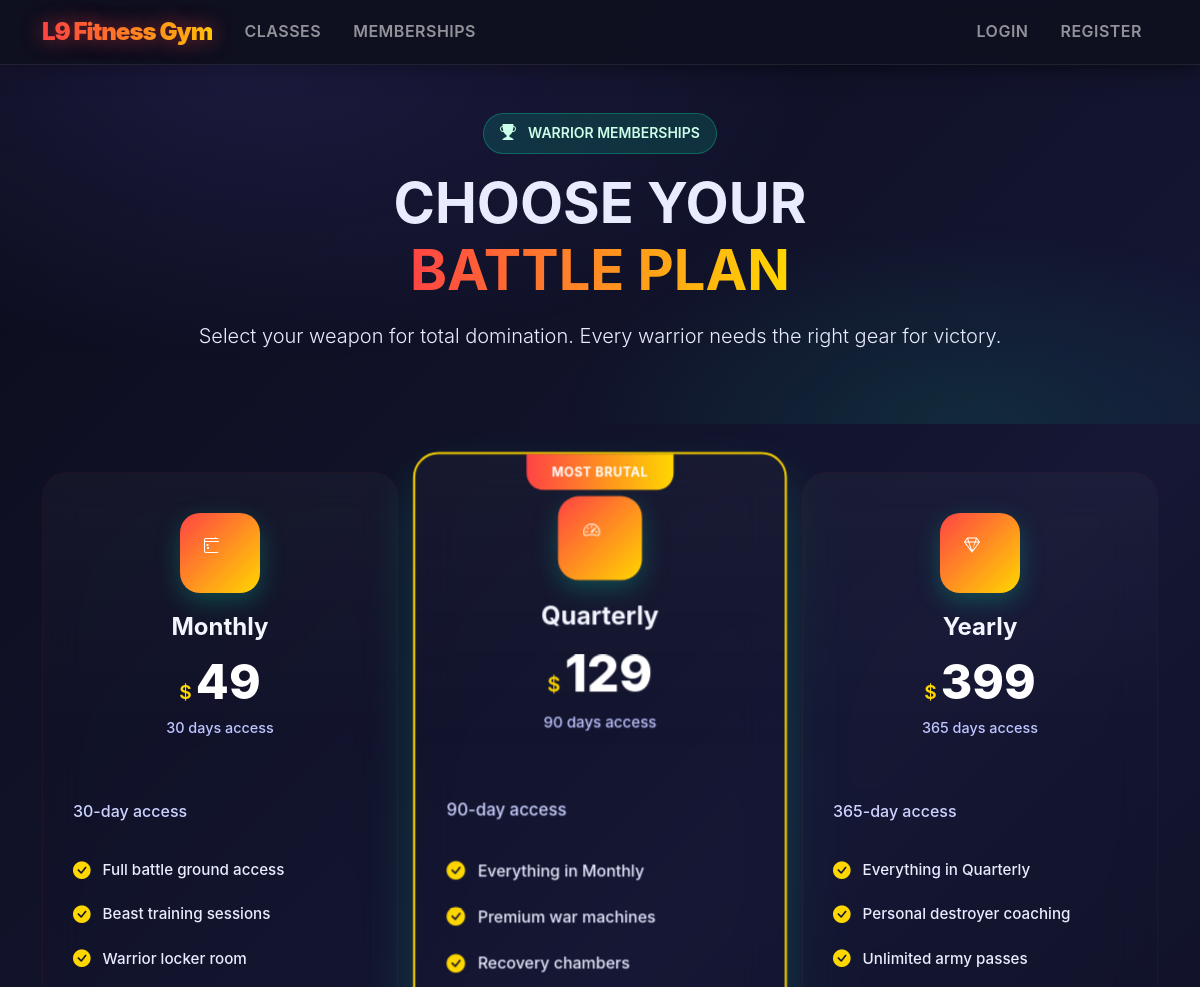
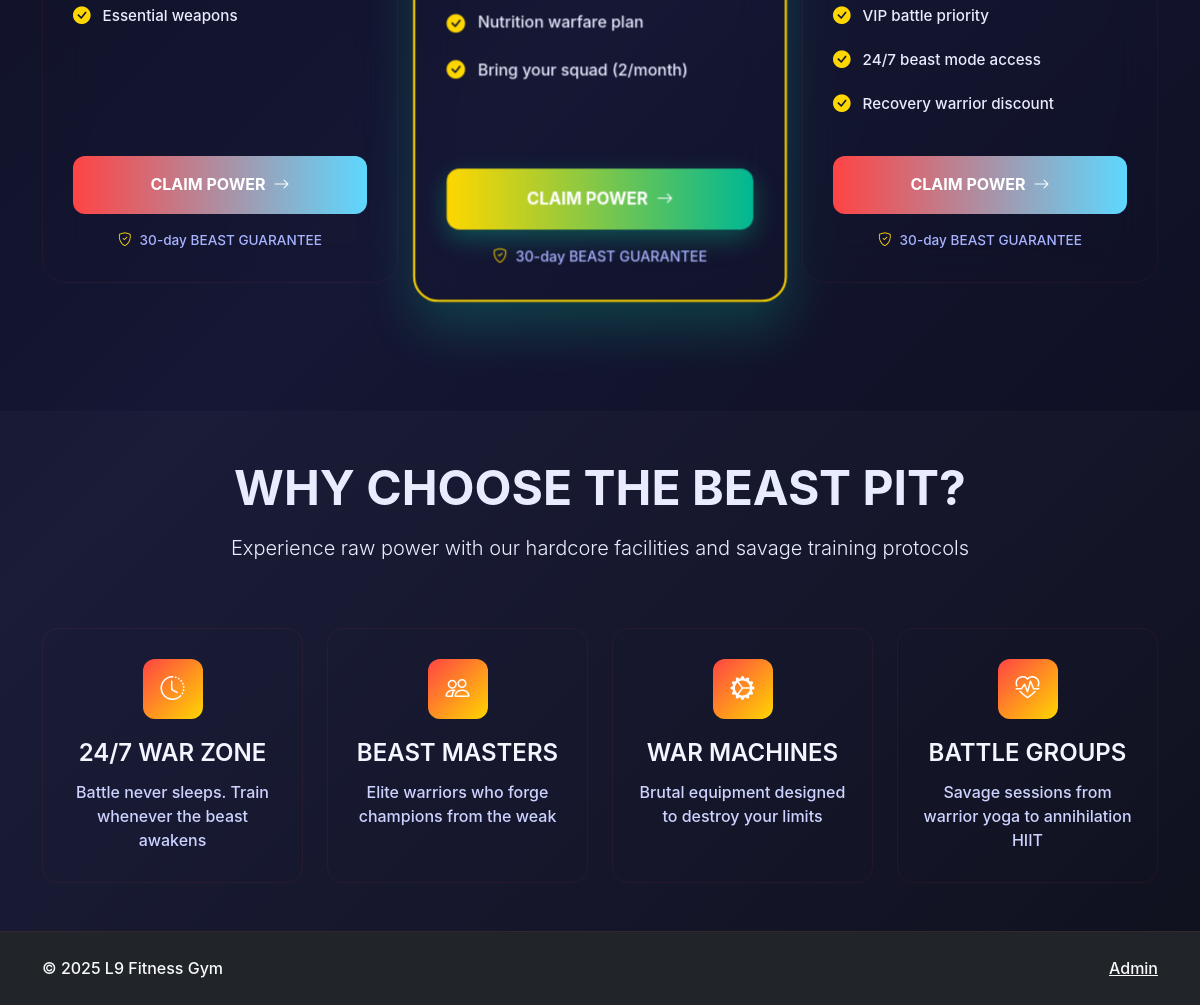
/public/memberships.php, run on the app's committed database (2 pictures, top to bottom).
### tables this page shows
CREATE TABLE membership_plans (
  id INT UNSIGNED PRIMARY KEY AUTO_INCREMENT,
  name VARCHAR(100) NOT NULL,
  description TEXT,
  duration_days SMALLINT UNSIGNED NOT NULL,  
  price DECIMAL(10,2) NOT NULL,
  is_active TINYINT(1) DEFAULT 1
);

### public/memberships.php (the view, shortened to what this page needs)
<?php include __DIR__ . '/../app/views/layouts/header.php'; ?>
<div class="membership-hero">
  <div class="container text-center py-5">
    <div class="hero-badge mb-3">
      WARRIOR MEMBERSHIPS
    </div>
    <h1 class="display-4 fw-bold mb-3">CHOOSE YOUR<br><span class="text-gradient">BATTLE PLAN</span></h1>
    <p class="lead mb-4">Select your weapon for total domination. Every warrior needs the right gear for victory.</p>
  </div>
</div>
<div class="container py-5">
  <?php $plans = $pdo->query('SELECT * FROM membership_plans WHERE is_active=1 ORDER BY price ASC')->fetchAll(); ?>
  <div class="row g-4 justify-content-center">
    <?php if(!empty($plans)): ?>
      <?php foreach($plans as $index => $p): ?>
        <div class="col-lg-4 col-md-6">
          <div class="membership-card <?php echo $index === 1 ? 'featured' : ''; ?>">
            <?php if($index === 1): ?>
              <div class="popular-badge">MOST BRUTAL</div>
            <?php endif; ?>
            <div class="card-header">
              <div class="plan-icon">
              </div>
              <h3 class="plan-name"><?php echo htmlspecialchars($p['name']); ?></h3>
              <div class="plan-price">
                <span class="currency">$</span>
                <span class="amount"><?php echo number_format($p['price'], 0); ?></span>
              </div>
              <div class="plan-duration"><?php echo (int)$p['duration_days']; ?> days access</div>
            </div>
            <div class="card-body">
              <p class="plan-description"><?php echo nl2br(htmlspecialchars($p['description'])); ?></p>
              <ul class="feature-list">
                <?php if($p['name'] === 'Monthly'): ?>
                  <li><i class="bi bi-check-circle-fill"></i> Full battle ground access</li>
                  <li><i class="bi bi-check-circle-fill"></i> Beast training sessions</li>
                  <li><i class="bi bi-check-circle-fill"></i> Warrior locker room</li>
                  <li><i class="bi bi-check-circle-fill"></i> Essential weapons</li>
                <?php elseif($p['name'] === 'Quarterly'): ?>
                  <li><i class="bi bi-check-circle-fill"></i> Everything in Monthly</li>
                  <li><i class="bi bi-check-circle-fill"></i> Premium war machines</li>
                  <li><i class="bi bi-check-circle-fill"></i> Recovery chambers</li>
                  <li><i class="bi bi-check-circle-fill"></i> Nutrition warfare plan</li>
                  <li><i class="bi bi-check-circle-fill"></i> Bring your squad (2/month)</li>
                <?php else: ?>
                  <li><i class="bi bi-check-circle-fill"></i> Everything in Quarterly</li>
                  <li><i class="bi bi-check-circle-fill"></i> Personal destroyer coaching</li>
                  <li><i class="bi bi-check-circle-fill"></i> Unlimited army passes</li>
                  <li><i class="bi bi-check-circle-fill"></i> VIP battle priority</li>
                  <li><i class="bi bi-check-circle-fill"></i> 24/7 beast mode access</li>
                  <li><i class="bi bi-check-circle-fill"></i> Recovery warrior discount</li>
                <?php endif; ?>
              </ul>
              <button class="btn-membership <?php echo $index === 1 ? 'btn-featured' : ''; ?>">
                <span class="btn-text">CLAIM POWER</span>
                <i class="bi bi-arrow-right"></i>
              </button>
              <div class="money-back">
                <i class="bi bi-shield-check"></i>
                30-day BEAST GUARANTEE
              </div>
            </div>
          </div>
        </div>
      <?php endforeach; ?>
    <?php endif; ?>
  </div>
</div>
<div class="benefits-section">
  <div class="container py-5">
    <div class="row text-center mb-5">
      <div class="col-12">
        <h2 class="display-5 fw-bold mb-3">WHY CHOOSE THE BEAST PIT?</h2>
        <p class="lead">Experience raw power with our hardcore facilities and savage training protocols</p>
      </div>
    </div>
    <div class="row g-4">
      <div class="col-lg-3 col-md-6">
        <div class="benefit-card">
          <div class="benefit-icon">
            <i class="bi bi-clock-history"></i>
          </div>
          <h4>24/7 WAR ZONE</h4>
          <p>Battle never sleeps. Train whenever the beast awakens</p>
        </div>
      </div>
      <div class="col-lg-3 col-md-6">
        <div class="benefit-card">
          <div class="benefit-icon">
            <i class="bi bi-people"></i>
          </div>
          <h4>BEAST MASTERS</h4>
          <p>Elite warriors who forge champions from the weak</p>
        </div>
      </div>
      <div class="col-lg-3 col-md-6">
        <div class="benefit-card">
          <div class="benefit-icon">
            <i class="bi bi-gear-wide-connected"></i>
          </div>
          <h4>WAR MACHINES</h4>
          <p>Brutal equipment designed to destroy your limits</p>
        </div>
      </div>
      <div class="col-lg-3 col-md-6">
        <div class="benefit-card">
          <div class="benefit-icon">
            <i class="bi bi-heart-pulse"></i>
          </div>
          <h4>BATTLE GROUPS</h4>
          <p>Savage sessions from warrior yoga to annihilation HIIT</p>
        </div>
      </div>
    </div>
  </div>
</div>
<?php include __DIR__ . '/../app/views/layouts/footer.php'; ?>

### public/assets/css/main.css (style rules this page uses)
:root { --hero-grad: linear-gradient(180deg, rgba(0,0,0,.2), rgba(0,0,0,.6)); --l9-primary: #FF4444; --l9-accent: #FFD700; --l9-secondary: #00CCFF; --l9-dark: #0a0a0a; --l9-darker: #050505; --l9-surface: rgba(255,255,255,.03); --l9-surface-strong: rgba(255,68,68,.06); --l9-border: rgba(255,255,255,.08); --l9-border-strong: rgba(255,68,68,.12); --l9-text-primary: #ffffff; --l9-text-secondary: #e0e0e0; --l9-text-muted: #b0b0b0; --l9-shadow: rgba(0,0,0,.6); --l9-glow-red: rgba(255,68,68,.5); --l9-glow-gold: rgba(255,215,0,.4); }
body { background: radial-gradient(circle at 20% 10%, rgba(255,68,68,.08) 0%, transparent 50%), radial-gradient(circle at 80% 90%, rgba(255,215,0,.05) 0%, transparent 50%), linear-gradient(135deg, var(--l9-darker) 0%, #111111 25%, #0a0a0a 50%, #050505 100%); color: var(--l9-text-primary); font-family: 'Inter', -apple-system, BlinkMacSystemFont, 'Segoe UI', Roboto, sans-serif; font-weight: 500; line-height: 1.6; min-height: 100vh; }
.card-body { color: var(--l9-text-primary) !important; }
.text-gradient { background: linear-gradient(90deg, var(--l9-primary), var(--l9-accent)); -webkit-background-clip: text; -webkit-text-fill-color: transparent; background-clip: text; }

### data on the page
membership_plans: name "Monthly", price "49", duration_days "30", description "30-day access", shows "Full battle ground access"
membership_plans: shows "MOST BRUTAL", name "Quarterly", price "129", duration_days "90", description "90-day access", shows "Everything in Monthly"
membership_plans: name "Yearly", price "399", duration_days "365", description "365-day access", shows "Everything in Quarterly"
